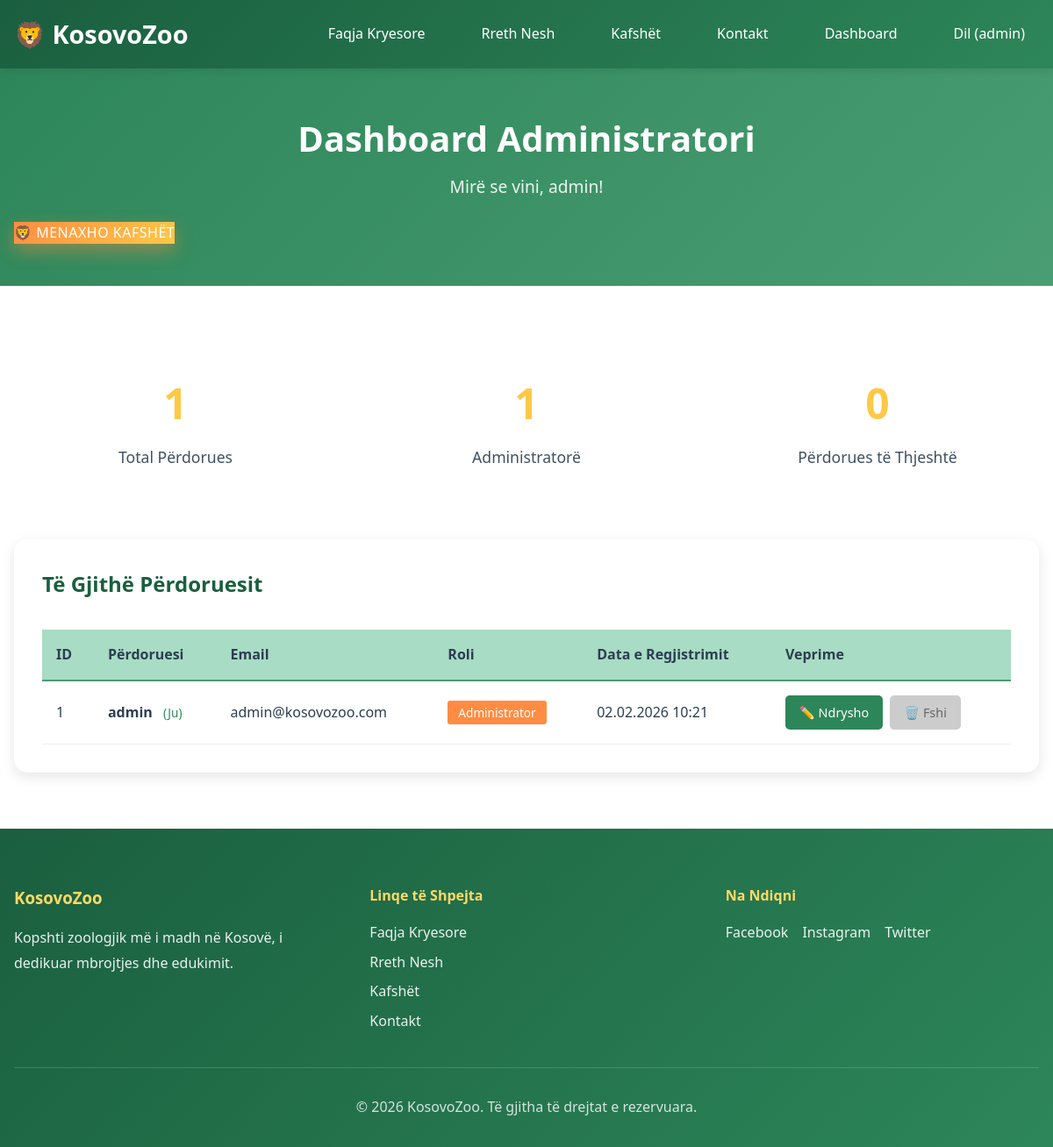
Page /admin/dashboard.php (signed in) on the committed database.
### tables this page shows
CREATE TABLE IF NOT EXISTS users (
    id INT AUTO_INCREMENT PRIMARY KEY,
    username VARCHAR(50) UNIQUE NOT NULL,
    email VARCHAR(100) UNIQUE NOT NULL,
    password VARCHAR(255) NOT NULL,
    role ENUM('admin', 'user') DEFAULT 'user',
    created_at TIMESTAMP DEFAULT CURRENT_TIMESTAMP
);

### config.php (called while the page is built, shortened)
<?php
$db_host = 'localhost';
$db_user = 'root';
$db_pass = '';
$db_name = 'zoo';
$conn = mysqli_connect($db_host, $db_user, $db_pass, $db_name);
mysqli_set_charset($conn, "utf8mb4");
function isLoggedIn() {
    return isset($_SESSION['user_id']);
}
function isAdmin() {
    return isset($_SESSION['role']) && $_SESSION['role'] === 'admin';
}
function getCurrentUser() {
    global $conn;
    $user_id = (int)$_SESSION['user_id'];
    $query = "SELECT id, username, email, role FROM users WHERE id = $user_id";
    $result = mysqli_query($conn, $query);
    return mysqli_fetch_assoc($result);
}

### admin/dashboard.php (the view, shortened to what this page needs)
<?php
require_once __DIR__ . '/../config.php';
$query = "SELECT id, username, email, role, created_at FROM users ORDER BY created_at DESC";
$result = mysqli_query($conn, $query);
$users = [];
if ($result) {
    while ($row = mysqli_fetch_assoc($result)) {
        $users[] = $row;
    }
}
$total_users = count($users);
$total_admins = 0;
$total_regular = 0;
foreach ($users as $user) {
    if ($user['role'] === 'admin') {
        $total_admins++;
    } else {
        $total_regular++;
    }
}
?>
<!DOCTYPE html>
<html lang="sq">
<head>
    <link rel="stylesheet" href="../styles.css">
</head>
<body>
    <?php
    include __DIR__ . '/../includes/header.php';
    ?>
    <section class="kryefaqe">
        <div class="permbajtje">
            <h1>Dashboard Administratori</h1>
            <p>Mirë se vini, <?php echo htmlspecialchars($currentUser['username']); ?>!</p>
            <div style="margin-top: 1.5rem; display: flex; gap: 1rem; flex-wrap: wrap;">
                <a href="animals.php" class="buton butonkryesor" style="text-decoration: none; display: inline-block;">
                    🦁 Menaxho Kafshët
                </a>
            </div>
        </div>
    </section>
    <section class="seksionkafshet">
        <div class="permbajtje">
            <div class="gridstatistika" style="margin-bottom: 3rem;">
                <div class="kartastatistike">
                    <div class="numerstatistike"><?php echo $total_users; ?></div>
                    <div class="etiketestatistike">Total Përdorues</div>
                </div>
                <div class="kartastatistike">
                    <div class="numerstatistike"><?php echo $total_admins; ?></div>
                    <div class="etiketestatistike">Administratorë</div>
                </div>
                <div class="kartastatistike">
                    <div class="numerstatistike"><?php echo $total_regular; ?></div>
                    <div class="etiketestatistike">Përdorues të Thjeshtë</div>
                </div>
            </div>
            <div style="background: white; padding: 2rem; border-radius: 15px; box-shadow: 0 5px 15px rgba(0,0,0,0.1);">
                <h2 style="color: var(--green-dark); margin-bottom: 2rem;">Të Gjithë Përdoruesit</h2>
                <?php if (empty($users)): ?>
                    <p style="text-align: center; color: var(--text-medium); padding: 2rem;">
                        Nuk ka përdorues të regjistruar.
                    </p>
                <?php else: ?>
                    <div style="overflow-x: auto;">
                        <table style="width: 100%; border-collapse: collapse;">
                            <thead>
                                <tr style="background: var(--green-lightest);">
                                    <th style="padding: 1rem; text-align: left; border-bottom: 2px solid var(--green-light);">ID</th>
                                    <th style="padding: 1rem; text-align: left; border-bottom: 2px solid var(--green-light);">Përdoruesi</th>
                                    <th style="padding: 1rem; text-align: left; border-bottom: 2px solid var(--green-light);">Email</th>
                                    <th style="padding: 1rem; text-align: left; border-bottom: 2px solid var(--green-light);">Roli</th>
                                    <th style="padding: 1rem; text-align: left; border-bottom: 2px solid var(--green-light);">Data e Regjistrimit</th>
                                    <th style="padding: 1rem; text-align: left; border-bottom: 2px solid var(--green-light);">Veprime</th>
                                </tr>
                            </thead>
                            <tbody>
                                <?php foreach ($users as $user): ?>
                                <tr style="border-bottom: 1px solid #eee;">
                                    <td style="padding: 1rem;"><?php echo $user['id']; ?></td>
                                    <td style="padding: 1rem;">
                                        <strong><?php echo htmlspecialchars($user['username']); ?></strong>
                                        <?php if ($user['id'] == $_SESSION['user_id']): ?>
                                            <span style="color: var(--green-medium); font-size: 0.85rem; margin-left: 0.5rem;">(Ju)</span>
                                        <?php endif; ?>
                                    </td>
                                    <td style="padding: 1rem;"><?php echo htmlspecialchars($user['email']); ?></td>
                                    <td style="padding: 1rem;">
                                        <span style="background: <?php echo $user['role'] === 'admin' ? 'var(--orange)' : 'var(--green-medium)'; ?>; color: white; padding: 0.25rem 0.75rem; border-radius: 3px; font-size: 0.85rem;">
                                            <?php echo $user['role'] === 'admin' ? 'Administrator' : 'Përdorues'; ?>
                                        </span>
                                    </td>
                                    <td style="padding: 1rem;">
                                        <?php echo date('d.m.Y H:i', strtotime($user['created_at'])); ?>
                                    </td>
                                    <td style="padding: 1rem;">
                                        <div style="display: flex; gap: 0.5rem;">
                                            <a href="edit_user.php?id=<?php echo $user['id']; ?>" class="buton" style="padding: 0.5rem 1rem; font-size: 0.9rem; background: var(--green-medium); color: white; text-decoration: none; border-radius: 5px;">✏️ Ndrysho</a>
                                            <?php if ($user['id'] != $_SESSION['user_id']): ?>
                                                <a href="delete_user.php?id=<?php echo $user['id']; ?>" class="buton" style="padding: 0.5rem 1rem; font-size: 0.9rem; background: #c62828; color: white; text-decoration: none; border-radius: 5px;" onclick="return confirm('A jeni të sigurt që dëshironi të fshini këtë përdorues?');">🗑️ Fshi</a>
                                            <?php else: ?>
                                                <span style="padding: 0.5rem 1rem; font-size: 0.9rem; background: #ccc; color: #666; border-radius: 5px; cursor: not-allowed;">🗑️ Fshi</span>
                                            <?php endif; ?>
                                        </div>
                                    </td>
                                </tr>
                                <?php endforeach; ?>
                            </tbody>
                        </table>
                    </div>
                <?php endif; ?>
            </div>
        </div>
    </section>
    <?php include __DIR__ . '/../includes/footer.php'; ?>
</body>
</html>

### includes/header.php (shortened to what this page needs)
<?php
$current_dir = dirname($_SERVER['PHP_SELF']);
$base_path = ($current_dir == '/admin' || strpos($current_dir, '/admin') !== false) ? '../' : '';
?>
<!DOCTYPE html>
<html lang="sq">
<head>
    <link rel="stylesheet" href="<?php echo $base_path; ?>styles.css?v=<?php echo time(); ?>">
</head>
<body>
    <header class="krye">
        <div class="permbajtje">
            <div class="logo">
                <h1><a href="<?php echo $base_path; ?>index.php" style="color:inherit;text-decoration:none;">🦁 KosovoZoo</a></h1>
            </div>
            <nav class="navigim">
                <ul>
                    <li><a href="<?php echo $base_path; ?>index.php" class="<?php echo basename($_SERVER['PHP_SELF']) == 'index.php' ? 'active' : ''; ?>">Faqja Kryesore</a></li>
                    <li><a href="<?php echo $base_path; ?>about.php" class="<?php echo basename($_SERVER['PHP_SELF']) == 'about.php' ? 'active' : ''; ?>">Rreth Nesh</a></li>
                    <li><a href="<?php echo $base_path; ?>animals.php" class="<?php echo basename($_SERVER['PHP_SELF']) == 'animals.php' ? 'active' : ''; ?>">Kafshët</a></li>
                    <li><a href="<?php echo $base_path; ?>contact.php" class="<?php echo basename($_SERVER['PHP_SELF']) == 'contact.php' ? 'active' : ''; ?>">Kontakt</a></li>
                    <?php if (function_exists('isLoggedIn') && isLoggedIn()): ?>
                        <?php
                        $currentUser = function_exists('getCurrentUser') ? getCurrentUser() : null;
                        if ($currentUser && function_exists('isAdmin') && isAdmin()):
                        ?>
                            <li><a href="<?php echo $base_path; ?>admin/dashboard.php">Dashboard</a></li>
                        <?php endif; ?>
                        <?php if ($currentUser): ?>
                            <li><a href="<?php echo $base_path; ?>logout.php">Dil (<?php echo htmlspecialchars($currentUser['username']); ?>)</a></li>
                        <?php else: ?>
                            <li><a href="<?php echo $base_path; ?>logout.php">Dil</a></li>
                        <?php endif; ?>
                    <?php else: ?>
                        <li><a href="<?php echo $base_path; ?>login.php">Hyr</a></li>
                        <li><a href="<?php echo $base_path; ?>signup.php">Regjistrohu</a></li>
                    <?php endif; ?>
                </ul>
            </nav>
        </div>
    </header>

### includes/footer.php (shortened to what this page needs)
<?php
$current_dir = dirname($_SERVER['PHP_SELF']);
$base_path = ($current_dir == '/admin' || strpos($current_dir, '/admin') !== false) ? '../' : '';
?>
    <footer class="fund">
        <div class="permbajtje">
            <div class="permbajtjefund">
                <div class="seksionfund">
                    <h3>KosovoZoo</h3>
                    <p>Kopshti zoologjik më i madh në Kosovë, i dedikuar mbrojtjes dhe edukimit.</p>
                </div>
                <div class="seksionfund">
                    <h4>Linqe të Shpejta</h4>
                    <ul>
                        <li><a href="<?php echo $base_path; ?>index.php">Faqja Kryesore</a></li>
                        <li><a href="<?php echo $base_path; ?>about.php">Rreth Nesh</a></li>
                        <li><a href="<?php echo $base_path; ?>animals.php">Kafshët</a></li>
                        <li><a href="<?php echo $base_path; ?>contact.php">Kontakt</a></li>
                    </ul>
                </div>
                <div class="seksionfund">
                    <h4>Na Ndiqni</h4>
                    <div class="linqesociale">
                        <a href="#">Facebook</a>
                        <a href="#">Instagram</a>
                        <a href="#">Twitter</a>
                    </div>
                </div>
            </div>
            <div class="fundposhtem">
                <p>&copy; <?php echo date('Y'); ?> KosovoZoo. Të gjitha të drejtat e rezervuara.</p>
            </div>
        </div>
    </footer>
</body>
</html>

### styles.css (style rules this page uses)
* { margin: 0; padding: 0; box-sizing: border-box; }
:root { --green-dark: #1a5f3f; --green-medium: #2d8659; --green-light: #4a9d73; --green-lighter: #6bb894; --green-lightest: #a8dcc4; --white: #ffffff; --white-off: #f8f9fa; --orange: #ff8c42; --orange-light: #ffa366; --yellow: #ffc947; --yellow-light: #ffd966; --text-dark: #2c3e50; --text-medium: #555; --text-light: #777; --spacing-xs: 0.5rem; --spacing-sm: 1rem; --spacing-md: 2rem; --spacing-lg: 3rem; --spacing-xl: 4rem; }
body { font-family: 'Segoe UI', Tahoma, Geneva, Verdana, sans-serif; line-height: 1.6; color: var(--text-dark); background-color: var(--white); }
.permbajtje { max-width: 1200px; margin: 0 auto; padding: 0 var(--spacing-sm); }
.krye { background: linear-gradient(135deg, var(--green-dark) 0%, var(--green-medium) 100%); color: var(--white); padding: var(--spacing-sm) 0; position: sticky; top: 0; z-index: 1000; box-shadow: 0 2px 10px rgba(0, 0, 0, 0.1); }
.krye .permbajtje { display: flex; justify-content: space-between; align-items: center; }
.logo h1 { font-size: 1.8rem; font-weight: bold; }
.navigim ul { display: flex; list-style: none; gap: var(--spacing-md); }
.navigim a { color: var(--white); text-decoration: none; font-weight: 500; transition: color 0.3s ease; padding: var(--spacing-xs) var(--spacing-sm); border-radius: 5px; }
.butonkryesor { background: linear-gradient(135deg, var(--orange) 0%, var(--yellow) 100%); color: var(--white); box-shadow: 0 8px 20px rgba(255, 140, 66, 0.45); letter-spacing: 0.5px; text-transform: uppercase; position: relative; overflow: hidden; }
.butonkryesor::after { content: ''; position: absolute; top: 0; left: -50%; width: 50%; height: 100%; background: linear-gradient(120deg, rgba(255, 255, 255, 0.5), transparent); transform: skewX(-25deg); opacity: 0; transition: all 0.4s ease; }
section { padding: var(--spacing-xl) 0; }
.kryefaqe { background: linear-gradient(135deg, var(--green-medium) 0%, var(--green-light) 100%); color: var(--white); padding: var(--spacing-lg) 0; text-align: center; }
.kryefaqe h1 { font-size: 2.5rem; margin-bottom: var(--spacing-xs); }
.kryefaqe p { font-size: 1.2rem; opacity: 0.9; }
.gridstatistika { display: grid; grid-template-columns: repeat(auto-fit, minmax(200px, 1fr)); gap: var(--spacing-md); }
.kartastatistike { text-align: center; padding: var(--spacing-md); background: rgba(255, 255, 255, 0.1); border-radius: 15px; backdrop-filter: blur(10px); }
.numerstatistike { font-size: 3rem; font-weight: bold; color: var(--yellow); margin-bottom: var(--spacing-xs); }
.etiketestatistike { font-size: 1.1rem; opacity: 0.9; }
.seksionkafshet { padding: var(--spacing-xl) 0; }
.fund { background: linear-gradient(135deg, var(--green-dark) 0%, var(--green-medium) 100%); color: var(--white); padding: var(--spacing-xl) 0 var(--spacing-md); }
.permbajtjefund { display: grid; grid-template-columns: repeat(auto-fit, minmax(250px, 1fr)); gap: var(--spacing-lg); margin-bottom: var(--spacing-md); }
.seksionfund h3, .seksionfund h4 { margin-bottom: var(--spacing-sm); color: var(--yellow-light); }
.seksionfund p { opacity: 0.9; line-height: 1.8; }
.seksionfund ul { list-style: none; }
.seksionfund ul li { margin-bottom: var(--spacing-xs); }
.seksionfund a { color: var(--white); text-decoration: none; opacity: 0.9; transition: opacity 0.3s ease; }
.linqesociale { display: flex; gap: var(--spacing-sm); flex-wrap: wrap; }
.fundposhtem { text-align: center; padding-top: var(--spacing-md); border-top: 1px solid rgba(255, 255, 255, 0.2); opacity: 0.8; }

### rows in the picture
users: username "admin", id "1", shows "(Ju)", email "admin@kosovozoo.com", role "Administrator", created_at "02.02.2026 10:21", shows "🗑️ Fshi"

### other values in the picture
$total_users "1"
$total_admins "1"
$total_regular "0"
